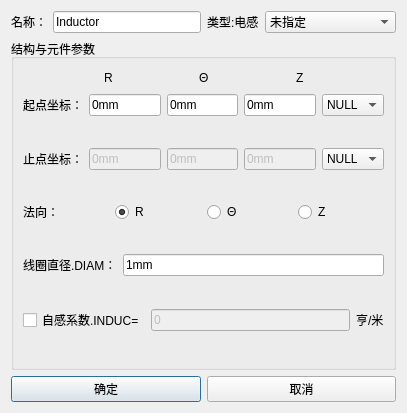
<?xml version="1.0" encoding="UTF-8"?>
<ui version="4.0">
 <class>Dialog_IndDlg</class>
 <widget class="QDialog" name="Dialog_IndDlg">
  <property name="windowModality">
   <enum>Qt::ApplicationModal</enum>
  </property>
  <property name="geometry">
   <rect>
    <x>0</x>
    <y>0</y>
    <width>407</width>
    <height>413</height>
   </rect>
  </property>
  <property name="minimumSize">
   <size>
    <width>0</width>
    <height>0</height>
   </size>
  </property>
  <property name="maximumSize">
   <size>
    <width>16777215</width>
    <height>16777215</height>
   </size>
  </property>
  <property name="windowTitle">
   <string>电感</string>
  </property>
  <layout class="QGridLayout" name="gridLayout">
   <item row="1" column="0">
    <spacer name="verticalSpacer">
     <property name="orientation">
      <enum>Qt::Vertical</enum>
     </property>
     <property name="sizeHint" stdset="0">
      <size>
       <width>20</width>
       <height>40</height>
      </size>
     </property>
    </spacer>
   </item>
   <item row="5" column="0">
    <spacer name="verticalSpacer_8">
     <property name="orientation">
      <enum>Qt::Vertical</enum>
     </property>
     <property name="sizeHint" stdset="0">
      <size>
       <width>20</width>
       <height>40</height>
      </size>
     </property>
    </spacer>
   </item>
   <item row="3" column="0">
    <widget class="QGroupBox" name="groupBox_Port">
     <property name="title">
      <string>结构与元件参数</string>
     </property>
     <layout class="QGridLayout" name="gridLayout_2">
      <item row="9" column="0">
       <spacer name="verticalSpacer_6">
        <property name="orientation">
         <enum>Qt::Vertical</enum>
        </property>
        <property name="sizeHint" stdset="0">
         <size>
          <width>20</width>
          <height>40</height>
         </size>
        </property>
       </spacer>
      </item>
      <item row="7" column="0">
       <spacer name="verticalSpacer_5">
        <property name="orientation">
         <enum>Qt::Vertical</enum>
        </property>
        <property name="sizeHint" stdset="0">
         <size>
          <width>20</width>
          <height>40</height>
         </size>
        </property>
       </spacer>
      </item>
      <item row="5" column="0">
       <spacer name="verticalSpacer_4">
        <property name="orientation">
         <enum>Qt::Vertical</enum>
        </property>
        <property name="sizeHint" stdset="0">
         <size>
          <width>20</width>
          <height>40</height>
         </size>
        </property>
       </spacer>
      </item>
      <item row="3" column="0">
       <spacer name="verticalSpacer_3">
        <property name="orientation">
         <enum>Qt::Vertical</enum>
        </property>
        <property name="sizeHint" stdset="0">
         <size>
          <width>20</width>
          <height>40</height>
         </size>
        </property>
       </spacer>
      </item>
      <item row="1" column="0">
       <layout class="QHBoxLayout" name="horizontalLayout_3">
        <item>
         <spacer name="horizontalSpacer">
          <property name="orientation">
           <enum>Qt::Horizontal</enum>
          </property>
          <property name="sizeHint" stdset="0">
           <size>
            <width>40</width>
            <height>20</height>
           </size>
          </property>
         </spacer>
        </item>
        <item>
         <widget class="QLabel" name="label_X">
          <property name="text">
           <string>R</string>
          </property>
         </widget>
        </item>
        <item>
         <spacer name="horizontalSpacer_2">
          <property name="orientation">
           <enum>Qt::Horizontal</enum>
          </property>
          <property name="sizeHint" stdset="0">
           <size>
            <width>40</width>
            <height>20</height>
           </size>
          </property>
         </spacer>
        </item>
        <item>
         <widget class="QLabel" name="label_Y">
          <property name="text">
           <string>Θ</string>
          </property>
         </widget>
        </item>
        <item>
         <spacer name="horizontalSpacer_3">
          <property name="orientation">
           <enum>Qt::Horizontal</enum>
          </property>
          <property name="sizeHint" stdset="0">
           <size>
            <width>40</width>
            <height>20</height>
           </size>
          </property>
         </spacer>
        </item>
        <item>
         <widget class="QLabel" name="label_Z">
          <property name="text">
           <string>Z</string>
          </property>
         </widget>
        </item>
        <item>
         <spacer name="horizontalSpacer_4">
          <property name="orientation">
           <enum>Qt::Horizontal</enum>
          </property>
          <property name="sizeHint" stdset="0">
           <size>
            <width>40</width>
            <height>20</height>
           </size>
          </property>
         </spacer>
        </item>
       </layout>
      </item>
      <item row="2" column="0">
       <layout class="QHBoxLayout" name="horizontalLayout_start">
        <item>
         <widget class="QLabel" name="label_start">
          <property name="text">
           <string>起点坐标：</string>
          </property>
         </widget>
        </item>
        <item>
         <widget class="QLineEdit" name="LineEdit_start_x">
          <property name="text">
           <string>0mm</string>
          </property>
         </widget>
        </item>
        <item>
         <widget class="QLineEdit" name="LineEdit_start_y">
          <property name="text">
           <string>0mm</string>
          </property>
         </widget>
        </item>
        <item>
         <widget class="QLineEdit" name="LineEdit_start_z">
          <property name="text">
           <string>0mm</string>
          </property>
         </widget>
        </item>
        <item>
         <widget class="StyledComboBox" name="ComboBox_start">
          <property name="sizePolicy">
           <sizepolicy hsizetype="Expanding" vsizetype="Fixed">
            <horstretch>0</horstretch>
            <verstretch>0</verstretch>
           </sizepolicy>
          </property>
          <item>
           <property name="text">
            <string>NULL</string>
           </property>
          </item>
         </widget>
        </item>
       </layout>
      </item>
      <item row="6" column="0">
       <layout class="QHBoxLayout" name="horizontalLayout_2">
        <item>
         <widget class="QLabel" name="label">
          <property name="text">
           <string>法向：</string>
          </property>
         </widget>
        </item>
        <item>
         <widget class="QRadioButton" name="radioButton_x">
          <property name="text">
           <string>R</string>
          </property>
          <property name="checked">
           <bool>true</bool>
          </property>
         </widget>
        </item>
        <item>
         <widget class="QRadioButton" name="radioButton_y">
          <property name="text">
           <string>Θ</string>
          </property>
         </widget>
        </item>
        <item>
         <widget class="QRadioButton" name="radioButton_z">
          <property name="text">
           <string>Z</string>
          </property>
         </widget>
        </item>
       </layout>
      </item>
      <item row="4" column="0">
       <layout class="QHBoxLayout" name="horizontalLayout_end">
        <item>
         <widget class="QLabel" name="label_end">
          <property name="text">
           <string>止点坐标：</string>
          </property>
         </widget>
        </item>
        <item>
         <widget class="QLineEdit" name="LineEdit_end_x">
          <property name="enabled">
           <bool>false</bool>
          </property>
          <property name="text">
           <string>0mm</string>
          </property>
         </widget>
        </item>
        <item>
         <widget class="QLineEdit" name="LineEdit_end_y">
          <property name="enabled">
           <bool>false</bool>
          </property>
          <property name="text">
           <string>0mm</string>
          </property>
         </widget>
        </item>
        <item>
         <widget class="QLineEdit" name="LineEdit_end_z">
          <property name="enabled">
           <bool>false</bool>
          </property>
          <property name="text">
           <string>0mm</string>
          </property>
         </widget>
        </item>
        <item>
         <widget class="StyledComboBox" name="ComboBox_end">
          <property name="sizePolicy">
           <sizepolicy hsizetype="Expanding" vsizetype="Fixed">
            <horstretch>0</horstretch>
            <verstretch>0</verstretch>
           </sizepolicy>
          </property>
          <item>
           <property name="text">
            <string>NULL</string>
           </property>
          </item>
         </widget>
        </item>
       </layout>
      </item>
      <item row="10" column="0">
       <layout class="QHBoxLayout" name="horizontalLayout_end_3">
        <item>
         <widget class="QCheckBox" name="checkBox_induc">
          <property name="text">
           <string>自感系数.INDUC=</string>
          </property>
         </widget>
        </item>
        <item>
         <widget class="QLineEdit" name="LineEdit_induc">
          <property name="enabled">
           <bool>false</bool>
          </property>
          <property name="text">
           <string>0</string>
          </property>
         </widget>
        </item>
        <item>
         <widget class="QLabel" name="label_5">
          <property name="text">
           <string>亨/米</string>
          </property>
         </widget>
        </item>
       </layout>
      </item>
      <item row="8" column="0">
       <layout class="QHBoxLayout" name="horizontalLayout_end_2">
        <item>
         <widget class="QLabel" name="label_end_2">
          <property name="text">
           <string>线圈直径.DIAM：</string>
          </property>
         </widget>
        </item>
        <item>
         <widget class="QLineEdit" name="LineEdit_diam">
          <property name="enabled">
           <bool>true</bool>
          </property>
          <property name="text">
           <string>1mm</string>
          </property>
         </widget>
        </item>
       </layout>
      </item>
      <item row="11" column="0">
       <spacer name="verticalSpacer_7">
        <property name="orientation">
         <enum>Qt::Vertical</enum>
        </property>
        <property name="sizeHint" stdset="0">
         <size>
          <width>20</width>
          <height>40</height>
         </size>
        </property>
       </spacer>
      </item>
     </layout>
    </widget>
   </item>
   <item row="0" column="0">
    <layout class="QHBoxLayout" name="horizontalLayout">
     <item>
      <layout class="QFormLayout" name="formLayout_2">
       <property name="fieldGrowthPolicy">
        <enum>QFormLayout::AllNonFixedFieldsGrow</enum>
       </property>
       <item row="0" column="0">
        <widget class="QLabel" name="Label_Name">
         <property name="text">
          <string>名称：</string>
         </property>
        </widget>
       </item>
       <item row="0" column="1">
        <widget class="QLineEdit" name="LineEdit_Name">
         <property name="text">
          <string>Inductor</string>
         </property>
        </widget>
       </item>
      </layout>
     </item>
     <item>
      <layout class="QFormLayout" name="formLayout">
       <property name="fieldGrowthPolicy">
        <enum>QFormLayout::AllNonFixedFieldsGrow</enum>
       </property>
       <item row="0" column="1">
        <widget class="StyledComboBox" name="ComboBox_Shadow">
         <property name="enabled">
          <bool>true</bool>
         </property>
         <property name="sizePolicy">
          <sizepolicy hsizetype="Expanding" vsizetype="Fixed">
           <horstretch>0</horstretch>
           <verstretch>0</verstretch>
          </sizepolicy>
         </property>
         <property name="maximumSize">
          <size>
           <width>16777215</width>
           <height>16777215</height>
          </size>
         </property>
         <property name="editable">
          <bool>false</bool>
         </property>
         <item>
          <property name="text">
           <string>未指定</string>
          </property>
         </item>
        </widget>
       </item>
       <item row="0" column="0">
        <widget class="QLabel" name="Label_Shadow">
         <property name="text">
          <string>类型:电感</string>
         </property>
        </widget>
       </item>
      </layout>
     </item>
    </layout>
   </item>
   <item row="4" column="0">
    <layout class="QHBoxLayout" name="horizontalLayout_10">
     <item>
      <widget class="QPushButton" name="pb_ok">
       <property name="text">
        <string>确定</string>
       </property>
      </widget>
     </item>
     <item>
      <widget class="QPushButton" name="pb_cancel">
       <property name="text">
        <string>取消</string>
       </property>
      </widget>
     </item>
    </layout>
   </item>
   <item row="2" column="0">
    <spacer name="verticalSpacer_2">
     <property name="orientation">
      <enum>Qt::Vertical</enum>
     </property>
     <property name="sizeHint" stdset="0">
      <size>
       <width>20</width>
       <height>40</height>
      </size>
     </property>
    </spacer>
   </item>
  </layout>
 </widget>
 <customwidgets>
  <customwidget>
   <class>StyledComboBox</class>
   <extends>QComboBox</extends>
   <header>StyledComboBox.h</header>
  </customwidget>
 </customwidgets>
 <resources/>
 <connections/>
</ui>
